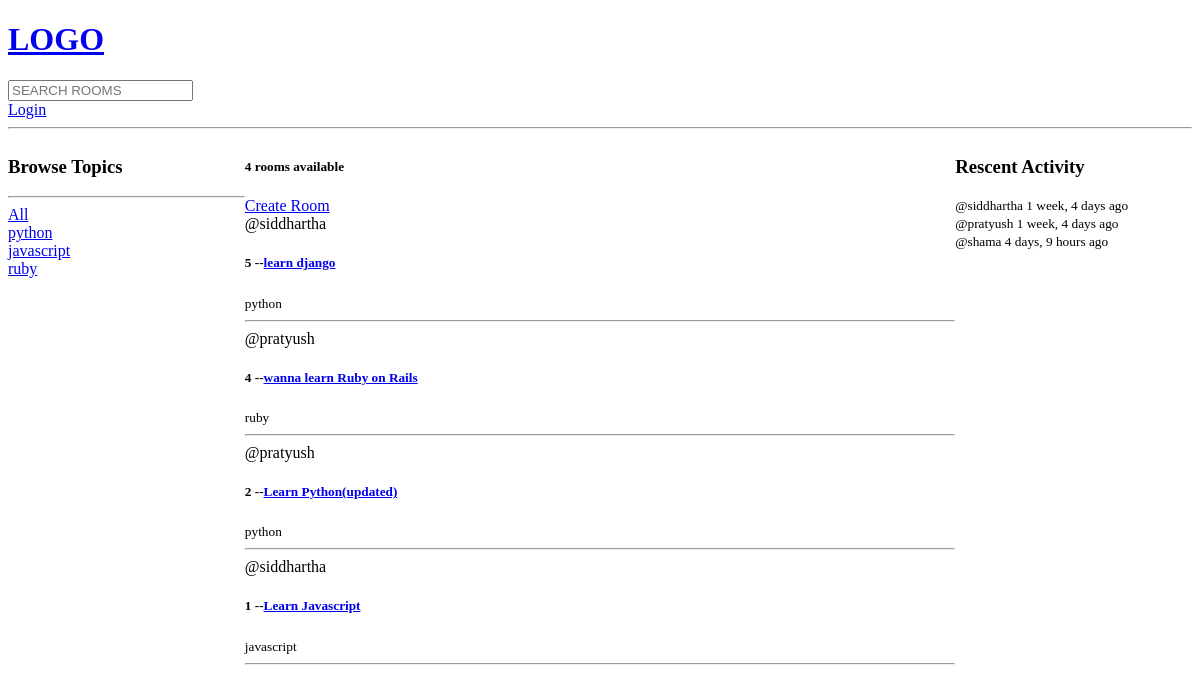
Before: / with the older database file.
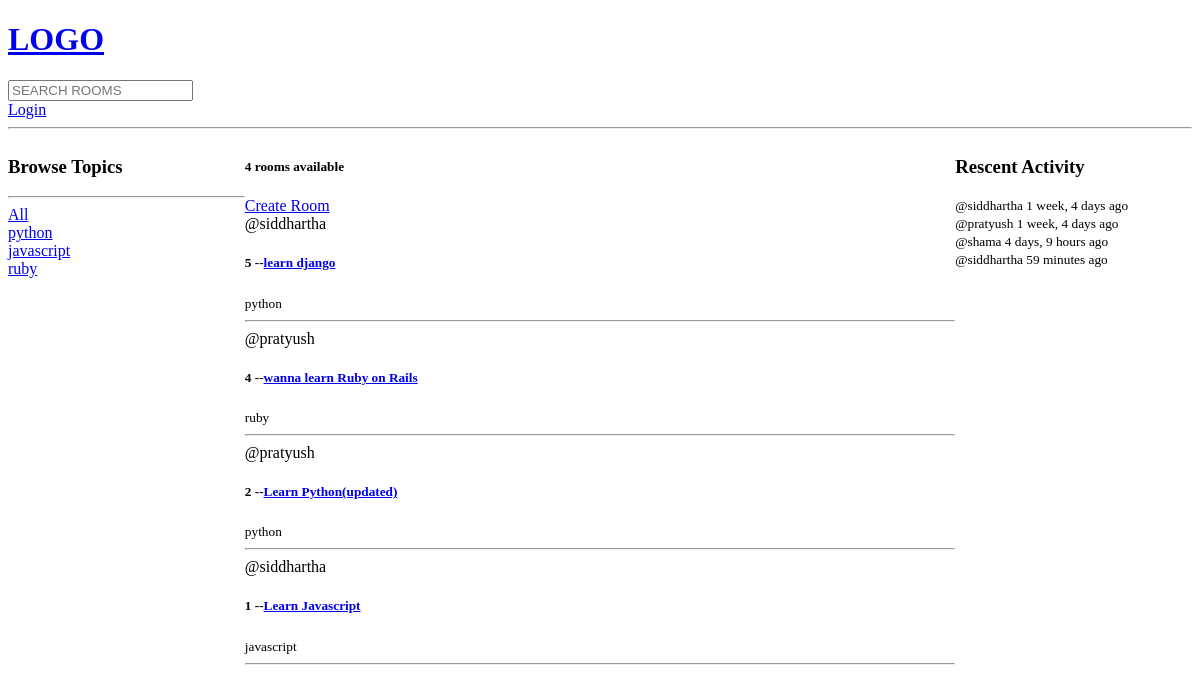
After: the same page with the newer database file.
### base/models.py (models this page shows, shortened)
class Topic(models.Model):
    name=models.CharField(max_length=200)

class Room(models.Model):
    host=models.ForeignKey(User,on_delete=models.SET_NULL,null=True)
    topic=models.ForeignKey(Topic,on_delete=models.SET_NULL,null=True)
    name=models.CharField(max_length=100)
    decription=models.TextField(null=True,blank=True)
    participants=models.ManyToManyField(User,related_name='participants',blank=True)
    updated=models.DateTimeField(auto_now=True)
    created=models.DateTimeField(auto_now_add=True)
    class Meta:
        ordering=['-created','-updated']

class Message(models.Model):
    user=models.ForeignKey(User,on_delete=models.CASCADE  )
    room=models.ForeignKey(Room,on_delete=models.CASCADE)
    body=models.TextField()
    updated=models.DateTimeField(auto_now=True)
    created=models.DateTimeField(auto_now_add=True)

### base/views.py (the view)
# urls.py: path('',views.home,name="home"),
def home(request):
    q=request.GET.get('q') if request.GET.get('q') != None else ''
    rooms=Room.objects.filter(
        Q(topic__name__icontains=q) |
        Q(name__icontains=q) |
        Q(decription__icontains=q)
        )
    room_count=rooms.count()
    topics=Topic.objects.all()
    room_messages=Message.objects.all()
    context={'rooms':rooms,'topics':topics,'room_count':room_count,'room_messages':room_messages}
    return render(request,'base/home.html',context)

### base/templates/base/home.html (shortened to what this page needs)
{% extends 'main.html' %}
{% block content %}
<div class="home-container">
    <div>
        <h3>Browse Topics</h3>
        <hr>
        <div>
            <a href="{% url 'home' %}">All</a>
        </div>
        {% for topic in topics %}
            <div>
                <a href="{% url 'home' %}?q={{topic.name}}">{{topic.name}}</a>
            </div>
        {% endfor %}
    </div>
    <div>
        <h5>{{room_count}} rooms available</h5>
        <a href="{% url 'create-room' %}">Create Room</a>
    <div>
        {% for room in rooms %}
        <div>
            <span>@{{room.host.username}}</span>
            <h5>{{room.id}} --<a href="{% url 'room' room.id %}">{{room.name}}</a></h5>
            <small>{{room.topic.name}}</small>
            <hr>
        </div>
        {% endfor %}
    </div>
    </div>
    <div>
        <h3>Rescent Activity</h3>
        {% for message in room_messages %}
        <div>
            <small>@{{message.user}}  {{message.created|timesince}} ago</small>
        </div>
        {% endfor %}
    </div>
</div>
{% endblock content %}

### templates/main.html (shortened to what this page needs)
<!DOCTYPE html>
<html>
<head>
</head>
<body>
    {% include 'navbar.html' %}
    {% block content %}
    {% endblock  %}
</body>
</html>

### templates/navbar.html
<a href="/">
    <h1>
        LOGO
    </h1>
</a>
<form method="GET" action="{% url 'home' %}">
    <input type="text" name="q" placeholder="SEARCH ROOMS">
</form>
{% if request.user.is_authenticated %}
<p>Hello {{request.user}}</p>
<a href="{% url 'logout' %}">Logout</a>
{% else %}
<a href="{% url 'login' %}">Login</a>
{% endif %}
<hr>

### base/templates/base/home.html (style rules this page uses)
.home-container { display:grid; grid-template-columns: 1fr 3fr 1fr; }

Changed rows visible on the page:
added Message: user "siddhartha", created "59 minutes"
